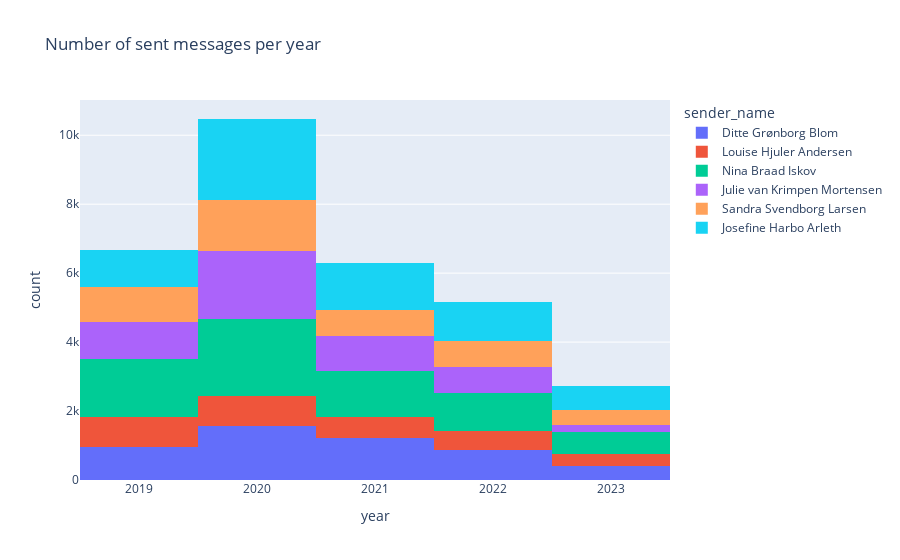

The code cell stored with this chart in its notebook:
### Code cell
fig = px.histogram(df, x='year', color='sender_name', title='Number of sent messages per year')
fig.show()

### Figure 1 — Plotly figure (JSON) as saved in the notebook; plotly's stock layout.template omitted (floating-point values rounded to 4 significant figures; data arrays with more than 128 entries replaced by an {"elided": "..."} marker saying what was removed)
{"data": [{"alignmentgroup": "True", "bingroup": "x", "hovertemplate": "sender_name=Ditte Grønborg Blom<br>year=%{x}<br>count=%{y}<extra></extra>", "legendgroup": "Ditte Grønborg Blom", "marker": {"color": "#636efa", "pattern": {"shape": ""}}, "name": "Ditte Grønborg Blom", "offsetgroup": "Ditte Grønborg Blom", "orientation": "v", "showlegend": true, "type": "histogram", "x": {"elided": "4982 int values"}, "xaxis": "x", "yaxis": "y"}, {"alignmentgroup": "True", "bingroup": "x", "hovertemplate": "sender_name=Louise Hjuler Andersen<br>year=%{x}<br>count=%{y}<extra></extra>", "legendgroup": "Louise Hjuler Andersen", "marker": {"color": "#EF553B", "pattern": {"shape": ""}}, "name": "Louise Hjuler Andersen", "offsetgroup": "Louise Hjuler Andersen", "orientation": "v", "showlegend": true, "type": "histogram", "x": {"elided": "3267 int values"}, "xaxis": "x", "yaxis": "y"}, {"alignmentgroup": "True", "bingroup": "x", "hovertemplate": "sender_name=Nina Braad Iskov<br>year=%{x}<br>count=%{y}<extra></extra>", "legendgroup": "Nina Braad Iskov", "marker": {"color": "#00cc96", "pattern": {"shape": ""}}, "name": "Nina Braad Iskov", "offsetgroup": "Nina Braad Iskov", "orientation": "v", "showlegend": true, "type": "histogram", "x": {"elided": "6996 int values"}, "xaxis": "x", "yaxis": "y"}, {"alignmentgroup": "True", "bingroup": "x", "hovertemplate": "sender_name=Julie van Krimpen Mortensen<br>year=%{x}<br>count=%{y}<extra></extra>", "legendgroup": "Julie van Krimpen Mortensen", "marker": {"color": "#ab63fa", "pattern": {"shape": ""}}, "name": "Julie van Krimpen Mortensen", "offsetgroup": "Julie van Krimpen Mortensen", "orientation": "v", "showlegend": true, "type": "histogram", "x": {"elided": "5034 int values"}, "xaxis": "x", "yaxis": "y"}, {"alignmentgroup": "True", "bingroup": "x", "hovertemplate": "sender_name=Sandra Svendborg Larsen<br>year=%{x}<br>count=%{y}<extra></extra>", "legendgroup": "Sandra Svendborg Larsen", "marker": {"color": "#FFA15A", "pattern": {"shape": ""}}, "name": "Sandra Svendborg Larsen", "offsetgroup": "Sandra Svendborg Larsen", "orientation": "v", "showlegend": true, "type": "histogram", "x": {"elided": "4425 int values"}, "xaxis": "x", "yaxis": "y"}, {"alignmentgroup": "True", "bingroup": "x", "hovertemplate": "sender_name=Josefine Harbo Arleth<br>year=%{x}<br>count=%{y}<extra></extra>", "legendgroup": "Josefine Harbo Arleth", "marker": {"color": "#19d3f3", "pattern": {"shape": ""}}, "name": "Josefine Harbo Arleth", "offsetgroup": "Josefine Harbo Arleth", "orientation": "v", "showlegend": true, "type": "histogram", "x": {"elided": "6617 int values"}, "xaxis": "x", "yaxis": "y"}], "layout": {"barmode": "relative", "legend": {"title": {"text": "sender_name"}, "tracegroupgap": 0}, "title": {"text": "Number of sent messages per year"}, "xaxis": {"anchor": "y", "domain": [0, 1], "title": {"text": "year"}}, "yaxis": {"anchor": "x", "domain": [0, 1], "title": {"text": "count"}}}}
